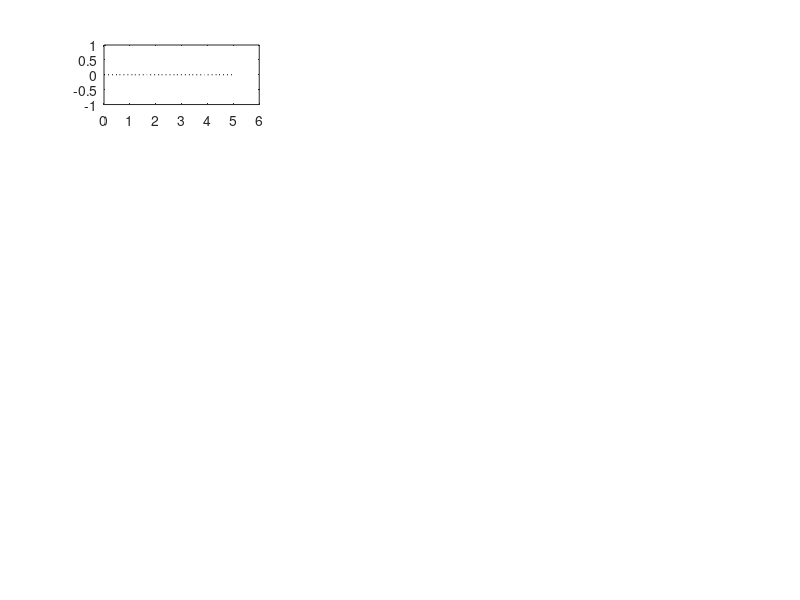

Recreate this plot in MATLAB. (Note: this script raises an error after producing the figure.)
clear; close all;

load('PS_devs.mat')
load('PS_means.mat')
load('PS_range.mat')

Colour1  = [0 0.447 0.741 0.5];
Colour2 = [0.85 0.325 0.098 0.5];
Colour3 = [0.929 0.694 0.125 0.5];
Colour4 = [0.494 0.184 0.556];

figure(1)

subplot(5,3,1)

plot(PS_range,zeros(size(PS_range)),'k:','DisplayName','True PS','HandleVisibility','off'); hold on;
errorbar(PS_range, PS_means_Fp_fast(:,1) - PS_range, 1*PS_devs_Fp_fast(:,1),'LineWidth',1.3,'Color',Colour1); hold on;
errorbar(PS_range + 0.03, PS_means_Fp_fast(:,2) - PS_range, 1*PS_devs_Fp_fast(:,2),'LineWidth',1.3,'Color',Colour2); hold on;
errorbar(PS_range + 0.06, PS_means_Fp_fast(:,3) - PS_range, 1*PS_devs_Fp_fast(:,3),'LineWidth',1.3,'Color',Colour3);
ylabel('fitted PS error (x10^{-4} min^{-1} )');
title('Bolus injection');
xlim([0 max(PS_range)]);
ylim([-3.2 3.2]);
legend({'F_p = 18 ml 100g^{-1}min^{-1}','F_p = 9 ml 100g^{-1}min^{-1}','F_p = 4.5 ml 100g^{-1}min^{-1}'},'Location','best')
legend('boxoff')

ax = gca;
ax.FontSize = 10;

subplot(5,3,2)

plot(PS_range,zeros(size(PS_range)),'k:','DisplayName','True PS','HandleVisibility','off'); hold on;
errorbar(PS_range, PS_means_Fp_exclude(:,1) - PS_range, 1*PS_devs_Fp_exclude(:,1),'LineWidth',1.3,'Color',Colour1); hold on;
errorbar(PS_range + 0.03, PS_means_Fp_exclude(:,2) - PS_range, 1*PS_devs_Fp_exclude(:,2),'LineWidth',1.3,'Color',Colour2); hold on;
errorbar(PS_range + 0.06, PS_means_Fp_exclude(:,3) - PS_range, 1*PS_devs_Fp_exclude(:,3),'LineWidth',1.3,'Color',Colour3);
title('Bolus injection (with exclusion)');
xlim([0 max(PS_range)]);
ylim([-1.6 1.6]);

ax = gca;
ax.FontSize = 10;

subplot(5,3,3)

plot(PS_range,zeros(size(PS_range)),'k:','DisplayName','True PS','HandleVisibility','off'); hold on;
errorbar(PS_range, PS_means_Fp_slow(:,1) - PS_range, 1*PS_devs_Fp_slow(:,1),'LineWidth',1.3,'Color',Colour1); hold on;
errorbar(PS_range + 0.03, PS_means_Fp_slow(:,2) - PS_range, 1*PS_devs_Fp_slow(:,2),'LineWidth',1.3,'Color',Colour2); hold on;
errorbar(PS_range + 0.06, PS_means_Fp_slow(:,3) - PS_range, 1*PS_devs_Fp_slow(:,3),'LineWidth',1.3,'Color',Colour3);
title('Slow injection');
xlim([0 max(PS_range)]);
ylim([-1.6 1.6]);

ax = gca;
ax.FontSize = 10;

subplot(5,3,4)
plot(PS_range,zeros(size(PS_range)),'k:','DisplayName','True PS','HandleVisibility','off'); hold on;
errorbar(PS_range, PS_means_jitter_fast(:,1) - PS_range, 1*PS_devs_jitter_fast(:,1),'LineWidth',1.3,'Color',Colour1); hold on;
errorbar(PS_range + 0.03, PS_means_jitter_fast(:,2) - PS_range, 1*PS_devs_jitter_fast(:,2),'LineWidth',1.3,'Color',Colour2); hold on;
errorbar(PS_range + 0.06, PS_means_jitter_fast(:,3) - PS_range, 1*PS_devs_jitter_fast(:,3),'LineWidth',1.3,'Color',Colour3);
ylabel('fitted PS error (x10^{-4} min^{-1} )');
xlim([0 max(PS_range)]);
ylim([-3.2 3.2]);
legend({'No delay','+ 6 s','+ 12 s'},'Location','best')
legend('boxoff')

ax = gca;
ax.FontSize = 10;

subplot(5,3,5)
plot(PS_range,zeros(size(PS_range)),'k:','DisplayName','True PS','HandleVisibility','off'); hold on;
errorbar(PS_range, PS_means_jitter_exclude(:,1) - PS_range, 1*PS_devs_jitter_exclude(:,1),'LineWidth',1.3,'Color',Colour1); hold on;
errorbar(PS_range + 0.03, PS_means_jitter_exclude(:,2) - PS_range, 1*PS_devs_jitter_exclude(:,2),'LineWidth',1.3,'Color',Colour2); hold on;
errorbar(PS_range + 0.06, PS_means_jitter_exclude(:,3) - PS_range, 1*PS_devs_jitter_exclude(:,3),'LineWidth',1.3,'Color',Colour3);
xlim([0 max(PS_range)]);
ylim([-1.6 1.6]);

ax = gca;
ax.FontSize = 10;

subplot(5,3,6)
plot(PS_range,zeros(size(PS_range)),'k:','DisplayName','True PS','HandleVisibility','off'); hold on;
errorbar(PS_range, PS_means_jitter_slow(:,1) - PS_range, 1*PS_devs_jitter_slow(:,1),'LineWidth',1.3,'Color',Colour1); hold on;
errorbar(PS_range + 0.03, PS_means_jitter_slow(:,2) - PS_range, 1*PS_devs_jitter_slow(:,2),'LineWidth',1.3,'Color',Colour2); hold on;
errorbar(PS_range + 0.06, PS_means_jitter_slow(:,3) - PS_range, 1*PS_devs_jitter_slow(:,3),'LineWidth',1.3,'Color',Colour3);
xlim([0 max(PS_range)]);
ylim([-1.6 1.6]);

ax = gca;
ax.FontSize = 10;

subplot(5,3,7)
plot(PS_range,zeros(size(PS_range)),'k:','DisplayName','True PS','HandleVisibility','off'); hold on;
errorbar(PS_range, PS_means_H2O_fast(:,1) - PS_range, 1*PS_devs_H2O_fast(:,1),'LineWidth',1.3,'Color',Colour1); hold on;
errorbar(PS_range + 0.03, PS_means_H2O_fast(:,2) - PS_range, 1*PS_devs_H2O_fast(:,2),'LineWidth',1.3,'Color',Colour2); hold on;
errorbar(PS_range + 0.06, PS_means_H2O_fast(:,3) - PS_range, 1*PS_devs_H2O_fast(:,3),'LineWidth',1.3,'Color',Colour3); hold on;
errorbar(PS_range + 0.09, PS_means_H2O_fast(:,4) - PS_range, 1*PS_devs_H2O_fast(:,4),'LineWidth',1.3,'Color',Colour4);
ylabel('fitted PS error (x10^{-4} min^{-1} )');
xlim([0 max(PS_range)]);
ylim([-3.2 3.2]);
legend({'FXL','k_{be} = 2.5 s^{-1}','k_{be} = 5 s^{-1}','k_{be} = 10 s^{-1}'},'Location','best')
legend('boxoff')

ax = gca;
ax.FontSize = 10;

subplot(5,3,8)
plot(PS_range,zeros(size(PS_range)),'k:','DisplayName','True PS','HandleVisibility','off'); hold on;
errorbar(PS_range, PS_means_H2O_exclude(:,1) - PS_range, 1*PS_devs_H2O_exclude(:,1),'LineWidth',1.3,'Color',Colour1); hold on;
errorbar(PS_range + 0.03, PS_means_H2O_exclude(:,2) - PS_range, 1*PS_devs_H2O_exclude(:,2),'LineWidth',1.3,'Color',Colour2); hold on;
errorbar(PS_range + 0.06, PS_means_H2O_exclude(:,3) - PS_range, 1*PS_devs_H2O_exclude(:,3),'LineWidth',1.3,'Color',Colour3); hold on;
errorbar(PS_range + 0.09, PS_means_H2O_exclude(:,4) - PS_range, 1*PS_devs_H2O_exclude(:,4),'LineWidth',1.3,'Color',Colour4);
xlim([0 max(PS_range)]);
ylim([-1.6 1.6]);

ax = gca;
ax.FontSize = 10;

subplot(5,3,9)
plot(PS_range,zeros(size(PS_range)),'k:','DisplayName','True PS','HandleVisibility','off'); hold on;
errorbar(PS_range, PS_means_H2O_slow(:,1) - PS_range, 1*PS_devs_H2O_slow(:,1),'LineWidth',1.3,'Color',Colour1); hold on;
errorbar(PS_range + 0.03, PS_means_H2O_slow(:,2) - PS_range, 1*PS_devs_H2O_slow(:,2),'LineWidth',1.3,'Color',Colour2); hold on;
errorbar(PS_range + 0.06, PS_means_H2O_slow(:,3) - PS_range, 1*PS_devs_H2O_slow(:,3),'LineWidth',1.3,'Color',Colour3);
errorbar(PS_range + 0.09, PS_means_H2O_slow(:,4) - PS_range, 1*PS_devs_H2O_slow(:,4),'LineWidth',1.3,'Color',Colour4);
xlim([0 max(PS_range)]);
ylim([-1.6 1.6]);

ax = gca;
ax.FontSize = 10;

subplot(5,3,10)
plot(PS_range,zeros(size(PS_range)),'k:','DisplayName','True PS','HandleVisibility','off'); hold on;
errorbar(PS_range, PS_means_VFA_fast(:,1) - PS_range, 1*PS_devs_VFA_fast(:,1),'LineWidth',1.3,'Color',Colour1); hold on;
errorbar(PS_range + 0.03, PS_means_VFA_fast(:,2) - PS_range, 1*PS_devs_VFA_fast(:,2),'LineWidth',1.3,'Color',Colour2); hold on;
errorbar(PS_range + 0.06, PS_means_VFA_fast(:,3) - PS_range, 1*PS_devs_VFA_fast(:,3),'LineWidth',1.3,'Color',Colour3);
ylabel('fitted PS error (x10^{-4} min^{-1} )');
xlim([0 max(PS_range)]);
ylim([-3.2 3.2]);
legend({'T_1_0 and DCE corrected','T_1_0 corrected only','T_1_0 and DCE uncorrected'},'Location','best')
legend('boxoff')

ax = gca;
ax.FontSize = 10;

subplot(5,3,11)
plot(PS_range,zeros(size(PS_range)),'k:','DisplayName','True PS','HandleVisibility','off'); hold on;
errorbar(PS_range, PS_means_VFA_exclude(:,1) - PS_range, 1*PS_devs_VFA_exclude(:,1),'LineWidth',1.3,'Color',Colour1); hold on;
errorbar(PS_range + 0.03, PS_means_VFA_exclude(:,2) - PS_range, 1*PS_devs_VFA_exclude(:,2),'LineWidth',1.3,'Color',Colour2); hold on;
errorbar(PS_range + 0.06, PS_means_VFA_exclude(:,3) - PS_range, 1*PS_devs_VFA_exclude(:,3),'LineWidth',1.3,'Color',Colour3);
xlim([0 max(PS_range)]);
ylim([-1.6 1.6]);

ax = gca;
ax.FontSize = 10;

subplot(5,3,12)
plot(PS_range,zeros(size(PS_range)),'k:','DisplayName','True PS','HandleVisibility','off'); hold on;
errorbar(PS_range, PS_means_VFA_slow(:,1) - PS_range, 1*PS_devs_VFA_slow(:,1),'LineWidth',1.3,'Color',Colour1); hold on;
errorbar(PS_range + 0.03, PS_means_VFA_slow(:,2) - PS_range, 1*PS_devs_VFA_slow(:,2),'LineWidth',1.3,'Color',Colour2); hold on;
errorbar(PS_range + 0.06, PS_means_VFA_slow(:,3) - PS_range, 1*PS_devs_VFA_slow(:,3),'LineWidth',1.3,'Color',Colour3);
xlim([0 max(PS_range)]);
ylim([-1.6 1.6]);

ax = gca;
ax.FontSize = 10;

subplot(5,3,13)
plot(PS_range,zeros(size(PS_range)),'k:','DisplayName','True PS','HandleVisibility','off'); hold on;
errorbar(PS_range, PS_means_T1assumed_fast(:,1) - PS_range, 1*PS_devs_T1assumed_fast(:,1),'LineWidth',1.3,'Color',Colour1); hold on;
errorbar(PS_range + 0.03, PS_means_T1assumed_fast(:,2) - PS_range, 1*PS_devs_T1assumed_fast(:,2),'LineWidth',1.3,'Color',Colour2); hold on;
errorbar(PS_range + 0.06, PS_means_T1assumed_fast(:,3) - PS_range, 1*PS_devs_T1assumed_fast(:,3),'LineWidth',1.3,'Color',Colour3);
xlabel('True PS (x10^{-4} min^{-1} )');
ylabel('fitted PS error (x10^{-4} min^{-1} )');
xlim([0 max(PS_range)]);
ylim([-3.2 3.2]);
legend({'T_{10} accurate','T_{10} error = -20%','T_{10} error = +20%'},'Location','best')
legend('boxoff')

ax = gca;
ax.FontSize = 10;

subplot(5,3,14)
plot(PS_range,zeros(size(PS_range)),'k:','DisplayName','True PS','HandleVisibility','off'); hold on;
errorbar(PS_range, PS_means_T1assumed_exclude(:,1) - PS_range, 1*PS_devs_T1assumed_exclude(:,1),'LineWidth',1.3,'Color',Colour1); hold on;
errorbar(PS_range + 0.03, PS_means_T1assumed_exclude(:,2) - PS_range, 1*PS_devs_T1assumed_exclude(:,2),'LineWidth',1.3,'Color',Colour2); hold on;
errorbar(PS_range + 0.06, PS_means_T1assumed_exclude(:,3) - PS_range, 1*PS_devs_T1assumed_exclude(:,3),'LineWidth',1.3,'Color',Colour3);
xlabel('True PS (x10^{-4} min^{-1} )');
xlim([0 max(PS_range)]);
ylim([-1.6 1.6]);

ax = gca;
ax.FontSize = 10;

subplot(5,3,15)
plot(PS_range,zeros(size(PS_range)),'k:','DisplayName','True PS','HandleVisibility','off'); hold on;
errorbar(PS_range, PS_means_T1assumed_slow(:,1) - PS_range, 1*PS_devs_T1assumed_slow(:,1),'LineWidth',1.3,'Color',Colour1); hold on;
errorbar(PS_range + 0.03, PS_means_T1assumed_slow(:,2) - PS_range, 1*PS_devs_T1assumed_slow(:,2),'LineWidth',1.3,'Color',Colour2); hold on;
errorbar(PS_range + 0.06, PS_means_T1assumed_slow(:,3) - PS_range, 1*PS_devs_T1assumed_slow(:,3),'LineWidth',1.3,'Color',Colour3);
xlabel('True PS (x10^{-4} min^{-1} )');
xlim([0 max(PS_range)]);
ylim([-1.6 1.6]);

ax = gca;
ax.FontSize = 10;

annotation(figure(1),'textbox',[0.07 0.9 0.05 0.045],'String','a. i','LineStyle','none','FitBoxToText','off','fontweight','bold','FontSize',13);
annotation(figure(1),'textbox',[0.362 0.9 0.06 0.045],'String','a. ii','LineStyle','none','FitBoxToText','off','fontweight','bold','FontSize',13);
annotation(figure(1),'textbox',[0.643 0.9 0.06 0.045],'String','a. iii','LineStyle','none','FitBoxToText','off','fontweight','bold','FontSize',13);
annotation(figure(1),'textbox',[0.07 0.729 0.06 0.045],'String','b. i','LineStyle','none','FitBoxToText','off','fontweight','bold','FontSize',13);
annotation(figure(1),'textbox',[0.362 0.729 0.06 0.045],'String','b. ii','LineStyle','none','FitBoxToText','off','fontweight','bold','FontSize',13);
annotation(figure(1),'textbox',[0.643 0.729 0.06 0.045],'String','b. iii','LineStyle','none','FitBoxToText','off','fontweight','bold','FontSize',13);
annotation(figure(1),'textbox',[0.07 0.556 0.06 0.045],'String','c. i','LineStyle','none','FitBoxToText','off','fontweight','bold','FontSize',13);
annotation(figure(1),'textbox',[0.362 0.556 0.06 0.045],'String','c. ii','LineStyle','none','FitBoxToText','off','fontweight','bold','FontSize',13);
annotation(figure(1),'textbox',[0.643 0.556 0.06 0.045],'String','c. iii','LineStyle','none','FitBoxToText','off','fontweight','bold','FontSize',13);
annotation(figure(1),'textbox',[0.07 0.383 0.06 0.045],'String','d. i','LineStyle','none','FitBoxToText','off','fontweight','bold','FontSize',13);
annotation(figure(1),'textbox',[0.362 0.383 0.06 0.045],'String','d. ii','LineStyle','none','FitBoxToText','off','fontweight','bold','FontSize',13);
annotation(figure(1),'textbox',[0.643 0.383 0.06 0.045],'String','d. iii','LineStyle','none','FitBoxToText','off','fontweight','bold','FontSize',13);
annotation(figure(1),'textbox',[0.07 0.21 0.06 0.045],'String','e. i','LineStyle','none','FitBoxToText','off','fontweight','bold','FontSize',13);
annotation(figure(1),'textbox',[0.362 0.21 0.06 0.045],'String','e. ii','LineStyle','none','FitBoxToText','off','fontweight','bold','FontSize',13);
annotation(figure(1),'textbox',[0.643 0.21 0.06 0.045],'String','e. iii','LineStyle','none','FitBoxToText','off','fontweight','bold','FontSize',13);



set(gcf, 'PaperPosition', [0 0 28 40]);    % can be bigger than screen 
print(gcf, 'PS_fig.png', '-dpng', '-r300' );   %save file as PNG w/ 300dpi
